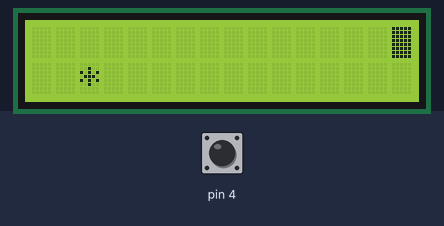
The program below on a simulated Arduino Uno, built with avr-gcc and run on an emulated ATmega328P. Shown: 16×2 character LCD. Inputs (shaded band) come from the test bench; at power-on: pin 4 HIGH. Random numbers use the default seed unless the program sets one. At 12.4 s the program stops and its outputs stay as they are.

Above: at 1.2 s.
1.3 s: pin 4 pulled LOW for 0.6 s
At 2.0 s:
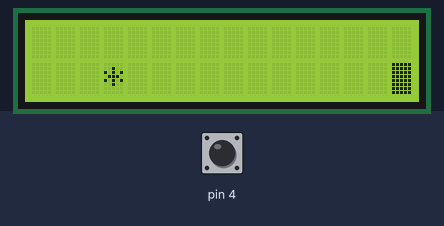
4.6 s: pin 4 pulled LOW for 3.2 s
At 5.0 s:
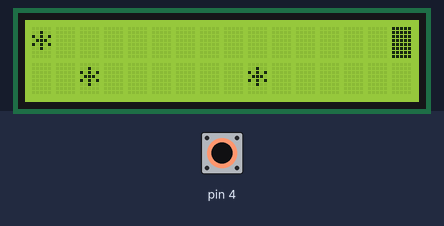
9.3 s: pin 4 pulled LOW for 1 s
At 10.2 s:
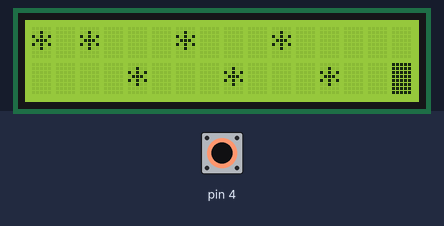
Timing chart, 0 to 12.3 s (numbered marks = the images above; inputs shaded):
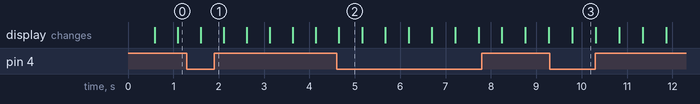

Measured:
- what the display in image 2 shows lasts 0.6 s, from 4.6 s to 5.2 s

The program:

main.cpp
```cpp
#include <Arduino.h>
#include "SnowingGame.h"

#define LCD_ROWS 2
#define LCD_COLS 16
#define BUTTON 4

SnowingGame game(LCD_COLS, LCD_ROWS, BUTTON);

void setup()
{
  game.Init();
}

void loop()
{
  game.Tick();
  delay(500);
}
```

SnowingGame.h
```cpp
#include <Arduino.h>
#include <LiquidCrystal_I2C.h>

class SnowingGame
{
private:
    byte** grid;
    int cols;
    int rows;
    int button;
    int playerColumn = 0;
    byte fullChar[8];
    byte playerCol = 0x00;
    LiquidCrystal_I2C lcd;
    void ClearGrid(void);
    void DrawGrid(void);
    void GenerateObstacle(void);
    void MoveObstacles(void);
    void MovePlayer(void);
    void CheckCollision(void);
public:
    SnowingGame(int LCD_COLS, int LCD_ROWS, int BUTTON);
    ~SnowingGame();
    void Init(void);
    void Tick(void);
};
```

SnowingGame.cpp
```cpp
#include <Arduino.h>
#include "SnowingGame.h"

#define SNOWFLAKE_SYMBOL 0x01
#define PLAYER_SYMBOL 0x02

void SnowingGame::ClearGrid(void)
{
    for (int row = 0; row < rows; row++)
        for (int col = 0; col < cols; col++)
            grid[col][row] = 0x00;
}

void SnowingGame::DrawGrid(void)
{
    lcd.clear();
    for (int row = 0; row < rows; row++)
        for (int col = 0; col < cols; col++)
        {
            if (grid[col][row] == 0x00)
                continue;

            lcd.setCursor(row, col);
            if (grid[col][row] == SNOWFLAKE_SYMBOL)
                lcd.print("*");
            else if (grid[col][row] == PLAYER_SYMBOL)
                lcd.write(byte(0));
        }
}

void SnowingGame::GenerateObstacle(void)
{
    for (int col = 0; col < cols; col++)
        if (grid[col][0] == 0x01 || grid[col][1] == 0x01)
            return;
    grid[random(0, cols)][0] = SNOWFLAKE_SYMBOL;
}

void SnowingGame::MoveObstacles(void)
{
    for (int row = rows - 1; row >= 0; row--)
        for (int col = 0; col < cols; col++)
        {
            if (grid[col][row] != SNOWFLAKE_SYMBOL)
                continue;

            if (row == rows - 1)
            {
                grid[col][row] = 0x00;
            }
            else
            {
                grid[col][row] = 0x00;
                grid[col][row + 1] = SNOWFLAKE_SYMBOL;
            }
        }
}

void SnowingGame::MovePlayer(void)
{
    for (int col = 0; col < cols; col++)
        grid[col][rows - 1] = 0x00;

    if (digitalRead(button) == LOW)
        playerColumn = (playerColumn == 0) ? 1 : 0;

    grid[playerColumn][rows - 1] = PLAYER_SYMBOL;
}

void SnowingGame::CheckCollision(void)
{
    if (grid[playerColumn][rows - 1] == SNOWFLAKE_SYMBOL)
    {
        lcd.clear();
        lcd.setCursor(0, 0);
        lcd.print("Game Over!");
        while (true)
            ;
    }
}

SnowingGame::SnowingGame(int LCD_COLS, int LCD_ROWS, int BUTTON)
    : cols(LCD_ROWS), rows(LCD_COLS), button(BUTTON), lcd(0x27, LCD_COLS, LCD_ROWS)
{
    grid = new byte *[cols];
    for (int i = 0; i < cols; ++i)
        grid[i] = new byte[rows]();

    for (int i = 0; i < 8; i++)
        fullChar[i] = B11111;

    pinMode(button, INPUT_PULLUP);
}

SnowingGame::~SnowingGame()
{
    for (int i = 0; i < cols; ++i)
        delete[] grid[i];

    delete[] grid;
}

void SnowingGame::Init(void)
{
    lcd.init();
    lcd.backlight();
    lcd.createChar(0, fullChar);
    Serial.begin(9600);
}

void SnowingGame::Tick(void)
{
    MovePlayer();
    MoveObstacles();
    if (random(0, 2))
        GenerateObstacle();
    CheckCollision();
    DrawGrid();
}
```
